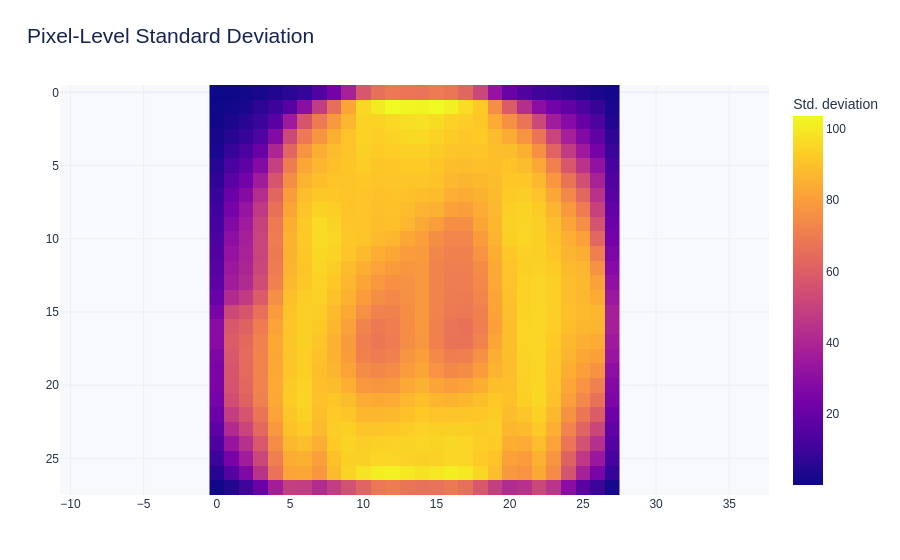

Notebook code cell kept with this figure:
### Code cell
# Visualize pixel-level variability using the standard deviation image.
std_image = train_df[PIXEL_COLUMNS].to_numpy(dtype=np.float32).std(axis=0).reshape(28, 28)
fig = go.Figure(go.Heatmap(z=std_image, colorscale="Plasma", colorbar=dict(title="Std. deviation")))
fig.update_yaxes(autorange="reversed", scaleanchor="x")
save_plotly_figure(fig, "07_pixel_variability_map", title="Pixel-Level Standard Deviation", height=560, width=800)

### Figure 1 — Plotly figure (JSON) as saved in the notebook; plotly's stock layout.template omitted (floating-point values rounded to 4 significant figures; data arrays with more than 128 entries replaced by an {"elided": "..."} marker saying what was removed)
{"data": [{"colorbar": {"title": {"text": "Std. deviation"}}, "colorscale": [[0, "#0d0887"], [0.1111, "#46039f"], [0.2222, "#7201a8"], [0.3333, "#9c179e"], [0.4444, "#bd3786"], [0.5556, "#d8576b"], [0.6667, "#ed7953"], [0.7778, "#fb9f3a"], [0.8889, "#fdca26"], [1, "#f0f921"]], "type": "heatmap", "z": {"elided": "28x28 float values"}}], "layout": {"colorway": ["#5B5FDE", "#00A6A6", "#F28E2B", "#E15759", "#59A14F", "#B07AA1", "#76B7B2", "#EDC948", "#4E79A7", "#FF9DA7"], "font": {"color": "#25324B", "family": "Arial, sans-serif", "size": 12}, "height": 560, "hoverlabel": {"bgcolor": "#172554", "font": {"color": "#FFFFFF"}}, "legend": {"bgcolor": "rgba(255,255,255,0.82)", "bordercolor": "#E5EAF3", "borderwidth": 1}, "margin": {"b": 65, "l": 60, "r": 35, "t": 85}, "paper_bgcolor": "#FFFFFF", "plot_bgcolor": "#F7F9FC", "title": {"font": {"color": "#172554", "size": 21}, "text": "Pixel-Level Standard Deviation", "x": 0.03, "xanchor": "left"}, "yaxis": {"autorange": "reversed", "scaleanchor": "x"}}}
